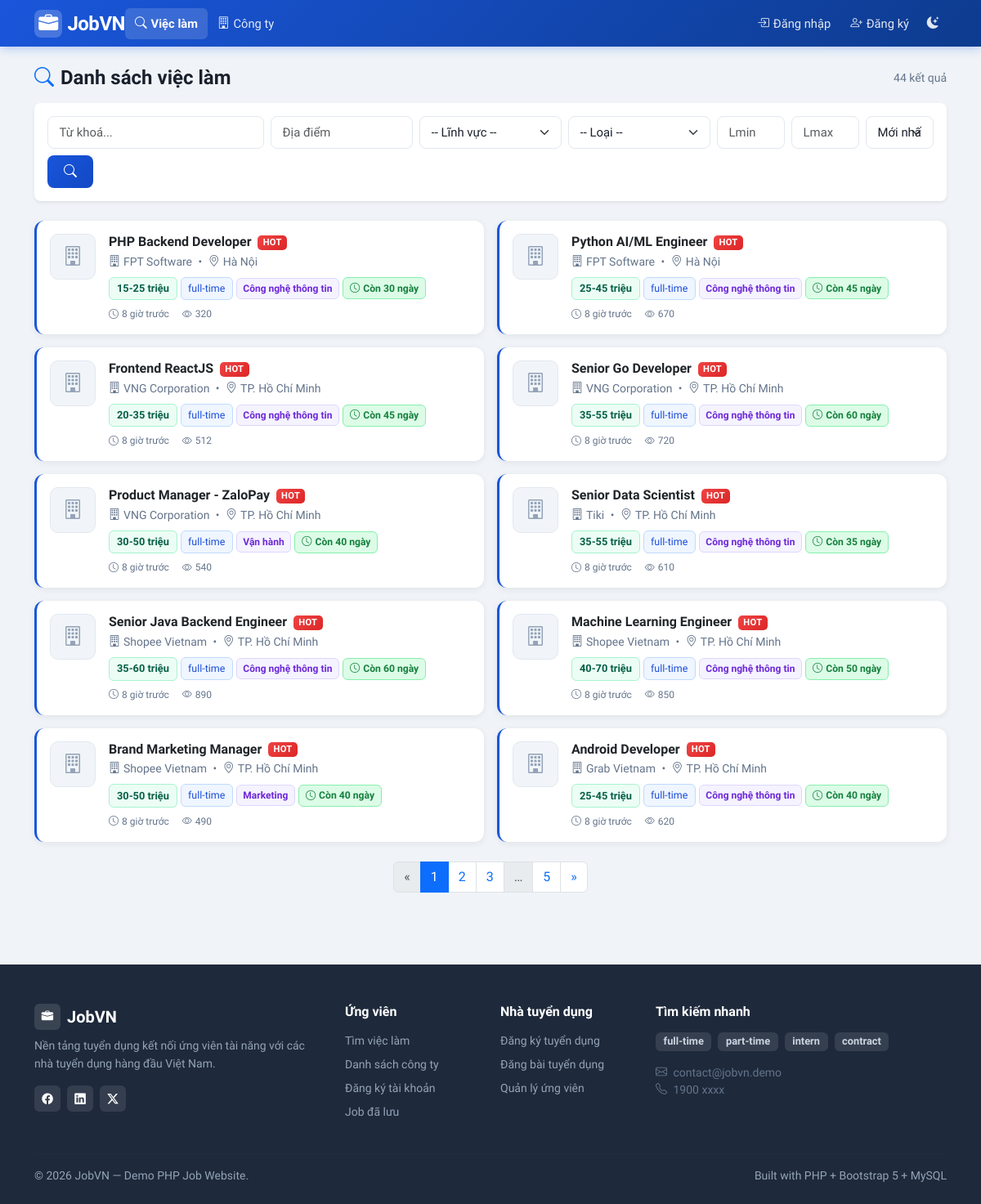
The page /index.php?page=jobs on the database its author committed.
### tables this page shows
CREATE TABLE jobs (
    id INT AUTO_INCREMENT PRIMARY KEY,
    company_id INT NOT NULL,
    employer_id INT NOT NULL,                    
    title VARCHAR(200) NOT NULL,
    description TEXT NOT NULL,
    requirements TEXT NULL,
    location VARCHAR(200) NULL,
    salary_min INT NULL,                         
    salary_max INT NULL,                         
    job_type ENUM('full-time','part-time','intern','contract') NOT NULL DEFAULT 'full-time',
    is_active TINYINT(1) NOT NULL DEFAULT 1,
    is_hot TINYINT(1) NOT NULL DEFAULT 0,        
    views INT NOT NULL DEFAULT 0,                
    expired_at DATETIME NULL,                    
    category VARCHAR(50) NOT NULL DEFAULT 'Công nghệ thông tin',   
    created_at DATETIME NOT NULL DEFAULT CURRENT_TIMESTAMP,
    FOREIGN KEY (company_id) REFERENCES companies(id) ON DELETE CASCADE,
    FOREIGN KEY (employer_id) REFERENCES users(id) ON DELETE CASCADE
);

CREATE TABLE companies (
    id INT AUTO_INCREMENT PRIMARY KEY,
    owner_id INT NOT NULL,                       
    name VARCHAR(200) NOT NULL,
    description TEXT NULL,
    location VARCHAR(200) NULL,
    website VARCHAR(200) NULL,
    logo VARCHAR(255) NULL,                      
    created_at DATETIME NOT NULL DEFAULT CURRENT_TIMESTAMP,
    UNIQUE KEY uq_company_owner (owner_id),      
    FOREIGN KEY (owner_id) REFERENCES users(id) ON DELETE CASCADE
);

### public/index.php (called while the page is built, shortened)
<?php
require_once __DIR__ . '/../src/db.php';
require_once __DIR__ . '/../src/helpers.php';
$routes = [
    'home'                    => 'home.php',
    'login'                   => 'login.php',
    'register'                => 'register.php',
    'logout'                  => 'logout.php',
    'jobs'                    => 'jobs.php',
    'job_detail'              => 'job_detail.php',
    'companies'               => 'companies.php',
    'company_detail'          => 'company_detail.php',
    'download_cv'             => 'download_cv.php',
    'user/apply'              => 'user/apply.php',
    'user/my_applications'    => 'user/my_applications.php',
    'user/notifications'      => 'user/notifications.php',
    'user/profile'            => 'user/profile.php',
    'user/saved_jobs'         => 'user/saved_jobs.php',
    'user/become_employer'    => 'user/become_employer.php',
    'employer/dashboard'      => 'employer/dashboard.php',
    'employer/jobs'           => 'employer/jobs.php',
    'employer/job_form'       => 'employer/job_form.php',
    'employer/job_delete'     => 'employer/job_delete.php',
    'employer/applications'   => 'employer/applications.php',
    'employer/company'        => 'employer/company.php',
    'admin/dashboard'         => 'admin/dashboard.php',
    'admin/users'             => 'admin/users.php',
    'admin/user_delete'       => 'admin/user_delete.php',
    'admin/jobs'              => 'admin/jobs.php',
    'admin/job_delete'        => 'admin/job_delete.php',
    'admin/companies'             => 'admin/companies.php',
    'admin/applications'          => 'admin/applications.php',
    'admin/employer_requests'     => 'admin/employer_requests.php',
];
$page = $_GET['page'] ?? 'home';
$file = __DIR__ . '/../src/pages/' . $routes[$page];
require $file;

### src/db.php (called while the page is built, shortened)
<?php
function db(): PDO
{
    static $pdo = null;
    if ($pdo === null) {
        $dsn = 'mysql:host=' . DB_HOST . ';port=' . DB_PORT . ';dbname=' . DB_NAME . ';charset=utf8mb4';
        $attempts = 0;
        while (true) {
            try {
                $pdo = new PDO($dsn, DB_USER, DB_PASS, [
                    PDO::ATTR_ERRMODE              => PDO::ERRMODE_EXCEPTION,
                    PDO::ATTR_DEFAULT_FETCH_MODE   => PDO::FETCH_ASSOC,
                    PDO::ATTR_EMULATE_PREPARES     => false,
                    PDO::MYSQL_ATTR_INIT_COMMAND   => "SET NAMES utf8mb4 COLLATE utf8mb4_unicode_ci",
                ]);
                break;
            } catch (PDOException $e) {
                $attempts++;
                if ($attempts >= 10) {
                    die('Không kết nối được MySQL: ' . $e->getMessage());
                }
                sleep(1);
            }
        }
    }
    return $pdo;
}

### src/pages/jobs.php (the view, shortened to what this page needs)
<?php
$q        = trim($_GET['q'] ?? '');
$location = trim($_GET['location'] ?? '');
$jobType  = $_GET['job_type'] ?? '';
$category = $_GET['category'] ?? '';
$salMin   = (int)($_GET['salary_min'] ?? 0);
$salMax   = (int)($_GET['salary_max'] ?? 0);
$sort     = $_GET['sort'] ?? 'newest';
$page     = max(1, (int)($_GET['p'] ?? 1));
$perPage  = 10;
$sql    = "SELECT j.*, c.name AS company_name, c.logo AS company_logo
           FROM jobs j JOIN companies c ON c.id = j.company_id
           WHERE j.is_active = 1";
$params = [];
$countSql  = str_replace('SELECT j.*, c.name AS company_name, c.logo AS company_logo', 'SELECT COUNT(*)', $sql);
$countStmt = db()->prepare($countSql);
$countStmt->execute($params);
$total = (int)$countStmt->fetchColumn();
$orderBy = match($sort) {
    'salary_desc' => 'j.salary_max DESC, j.salary_min DESC',
    'views_desc'  => 'j.views DESC',
    default       => 'j.is_hot DESC, j.created_at DESC',
};
$sql .= " ORDER BY $orderBy LIMIT $perPage OFFSET " . (($page - 1) * $perPage);
$stmt = db()->prepare($sql);
$stmt->execute($params);
$jobs = $stmt->fetchAll();
$baseParams = array_filter(
    compact('q', 'location', 'jobType', 'category', 'salMin', 'salMax', 'sort'),
    fn($v) => $v !== '' && $v !== 0 && $v !== 'newest'
);
$baseUrl    = BASE_URL . '?' . http_build_query(array_merge(['page' => 'jobs'], $baseParams));
require __DIR__ . '/../layout/header.php';
?>
<div class="d-flex justify-content-between align-items-center mb-3">
    <h4 class="fw-700 mb-0"><i class="bi bi-search me-2 text-primary"></i>Danh sách việc làm</h4>
    <span class="text-muted small"><?= $total ?> kết quả</span>
</div>
<div class="card border-0 shadow-sm rounded-3 mb-4">
    <div class="card-body p-3">
        <form method="get">
            <div class="row g-2">
                <div class="col-md-3">
                    <input name="q" value="<?= e($q) ?>" class="form-control" placeholder="Từ khoá...">
                </div>
                <div class="col-md-2">
                    <input name="location" value="<?= e($location) ?>" class="form-control" placeholder="Địa điểm">
                </div>
                <div class="col-md-2">
                    <select name="category" class="form-select">
                        <option value="">-- Lĩnh vực --</option>
                    </select>
                </div>
                <div class="col-md-2">
                    <select name="job_type" class="form-select">
                        <option value="">-- Loại --</option>
                    </select>
                </div>
                <div class="col-md-1">
                    <input type="number" name="salary_min" value="<?= $salMin ?: '' ?>"
                           class="form-control" placeholder="Lmin" min="0" title="Lương tối thiểu (tr/tháng)">
                </div>
                <div class="col-md-1">
                    <input type="number" name="salary_max" value="<?= $salMax ?: '' ?>"
                           class="form-control" placeholder="Lmax" min="0" title="Lương tối đa (tr/tháng)">
                </div>
                <div class="col-md-1">
                    <select name="sort" class="form-select">
                        <option value="newest" <?= $sort === 'newest' ? 'selected' : '' ?>>Mới nhất</option>
                    </select>
                </div>
                <div class="col-auto d-flex gap-1">
                    <button class="btn btn-primary">
                        <i class="bi bi-search"></i>
                    </button>
                </div>
            </div>
        </form>
    </div>
</div>
<div class="row g-3 mb-4">
<?php foreach ($jobs as $j): ?>
    <div class="col-md-6">
        <div class="card job-card h-100 position-relative <?= $j['is_hot'] ? 'hot' : '' ?>">
            <div class="card-body p-3">
                <div class="d-flex align-items-start gap-3">
                    <?php if ($j['company_logo']): ?>
                        <img src="/uploads/logos/<?= e($j['company_logo']) ?>"
                             alt="<?= e($j['company_name']) ?>"
                             class="company-logo flex-shrink-0">
                    <?php else: ?>
                        <div class="company-logo-placeholder flex-shrink-0">
                            <i class="bi bi-building"></i>
                        </div>
                    <?php endif; ?>
                    <div class="flex-grow-1 min-w-0">
                        <div class="d-flex justify-content-between align-items-start">
                            <h6 class="fw-600 mb-1 me-2">
                                <a href="<?= e(url('job_detail', ['id' => $j['id']])) ?>"
                                   class="text-decoration-none text-dark stretched-link">
                                    <?= e($j['title']) ?>
                                </a>
                                <?php if ($j['is_hot']): ?>
                                    <span class="badge-hot ms-1">HOT</span>
                                <?php endif; ?>
                            </h6>
                        </div>
                        <div class="text-muted small mb-2">
                            <i class="bi bi-building me-1"></i><?= e($j['company_name']) ?>
                            <span class="mx-1">•</span>
                            <i class="bi bi-geo-alt me-1"></i><?= e($j['location']) ?>
                        </div>
                        <div class="d-flex flex-wrap gap-1 align-items-center">
                            <span class="badge-salary"><?= e(format_salary($j['salary_min'], $j['salary_max'])) ?></span>
                            <span class="badge-type"><?= e($j['job_type']) ?></span>
                            <?php if (!empty($j['category'])): ?>
                                <span class="badge-category"><?= e($j['category']) ?></span>
                            <?php endif; ?>
                            <?= deadline_badge($j['expired_at'] ?? null) ?>
                        </div>
                        <div class="text-muted mt-2 d-flex gap-3" style="font-size:0.75rem">
                            <span><i class="bi bi-clock me-1"></i><?= time_ago($j['created_at']) ?></span>
                            <span><i class="bi bi-eye me-1"></i><?= format_views($j['views']) ?></span>
                        </div>
                    </div>
                </div>
            </div>
        </div>
    </div>
<?php endforeach; ?>
</div>
<?= render_pagination($total, $perPage, $page, $baseUrl) ?>
<?php require __DIR__ . '/../layout/footer.php';

### src/helpers.php (shortened to what this page needs)
<?php
function e($v): string
{
    return htmlspecialchars((string)$v, ENT_QUOTES, 'UTF-8');
}
function url(string $page, array $params = []): string
{
    $params = array_merge(['page' => $page], $params);
    return BASE_URL . '?' . http_build_query($params);
}
function format_salary(?int $min, ?int $max): string
{
    if ($min && $max) return $min . '-' . $max . ' triệu';
    return 'Đến ' . $max . ' triệu';
}
function render_pagination(int $total, int $perPage, int $currentPage, string $baseUrl): string
{
    $totalPages = (int)ceil($total / $perPage);
    $currentPage = max(1, min($currentPage, $totalPages));
    $pageUrl = function(int $p) use ($baseUrl): string {
        $url = preg_replace('/([&?])p=\d+/', '$1', $baseUrl);
        $sep = (strpos($url, '?') === false) ? '?' : '&';
        return $url . $sep . 'p=' . $p;
    };
    $html = '<nav aria-label="Phân trang"><ul class="pagination justify-content-center flex-wrap">';
    if ($currentPage > 1) {
        $html .= '<li class="page-item"><a class="page-link" href="' . e($pageUrl($currentPage - 1)) . '">&laquo;</a></li>';
    } else {
        $html .= '<li class="page-item disabled"><span class="page-link">&laquo;</span></li>';
    }
    $range = 2;
    for ($i = 1; $i <= $totalPages; $i++) {
        $showPage = ($i === 1 || $i === $totalPages || abs($i - $currentPage) <= $range);
        if (!$showPage) {
            if ($i === $currentPage - $range - 1 || $i === $currentPage + $range + 1) {
                $html .= '<li class="page-item disabled"><span class="page-link">…</span></li>';
            }
            continue;
        }
        if ($i === $currentPage) {
            $html .= '<li class="page-item active"><span class="page-link">' . $i . '</span></li>';
        } else {
            $html .= '<li class="page-item"><a class="page-link" href="' . e($pageUrl($i)) . '">' . $i . '</a></li>';
        }
    }
    if ($currentPage < $totalPages) {
        $html .= '<li class="page-item"><a class="page-link" href="' . e($pageUrl($currentPage + 1)) . '">&raquo;</a></li>';
    } else {
        $html .= '<li class="page-item disabled"><span class="page-link">&raquo;</span></li>';
    }
    $html .= '</ul></nav>';
    return $html;
}
function time_ago(string $datetime): string
{
    $diff = time() - strtotime($datetime);
    if ($diff < 86400)     return (int)($diff / 3600) . ' giờ trước';
    return date('d/m/Y', strtotime($datetime));
}
function deadline_badge(?string $expiredAt): string
{
    $diff = (int)ceil((strtotime($expiredAt) - time()) / 86400);
    return '<span class="badge-deadline normal"><i class="bi bi-clock me-1"></i>Còn ' . $diff . ' ngày</span>';
}
function format_views(int $views): string
{
    return (string)$views;
}

### rows shown on the page
jobs: title "PHP Backend Developer", is_hot "HOT", company.name "FPT Software", location "Hà Nội", format_salary($j['salary_min'], $j['salary_max']) "15-25 triệu", job_type "full-time", category "Công nghệ thông tin", expired_at "30", created_at "8 giờ trước", views "320"
jobs: title "Python AI/ML Engineer", is_hot "HOT", company.name "FPT Software", location "Hà Nội", format_salary($j['salary_min'], $j['salary_max']) "25-45 triệu", job_type "full-time", category "Công nghệ thông tin", expired_at "45", created_at "8 giờ trước", views "670"
jobs: title "Frontend ReactJS", is_hot "HOT", company.name "VNG Corporation", location "TP. Hồ Chí Minh", format_salary($j['salary_min'], $j['salary_max']) "20-35 triệu", job_type "full-time", category "Công nghệ thông tin", expired_at "45", created_at "8 giờ trước", views "512"
jobs: title "Senior Go Developer", is_hot "HOT", company.name "VNG Corporation", location "TP. Hồ Chí Minh", format_salary($j['salary_min'], $j['salary_max']) "35-55 triệu", job_type "full-time", category "Công nghệ thông tin", expired_at "60", created_at "8 giờ trước", views "720"
jobs: title "Product Manager - ZaloPay", is_hot "HOT", company.name "VNG Corporation", location "TP. Hồ Chí Minh", format_salary($j['salary_min'], $j['salary_max']) "30-50 triệu", job_type "full-time", category "Vận hành", expired_at "40", created_at "8 giờ trước", views "540"
jobs: title "Senior Data Scientist", is_hot "HOT", company.name "Tiki", location "TP. Hồ Chí Minh", format_salary($j['salary_min'], $j['salary_max']) "35-55 triệu", job_type "full-time", category "Công nghệ thông tin", expired_at "35", created_at "8 giờ trước", views "610"
jobs: title "Senior Java Backend Engineer", is_hot "HOT", company.name "Shopee Vietnam", location "TP. Hồ Chí Minh", format_salary($j['salary_min'], $j['salary_max']) "35-60 triệu", job_type "full-time", category "Công nghệ thông tin", expired_at "60", created_at "8 giờ trước", views "890"
jobs: title "Machine Learning Engineer", is_hot "HOT", company.name "Shopee Vietnam", location "TP. Hồ Chí Minh", format_salary($j['salary_min'], $j['salary_max']) "40-70 triệu", job_type "full-time", category "Công nghệ thông tin", expired_at "50", created_at "8 giờ trước", views "850"
jobs: title "Brand Marketing Manager", is_hot "HOT", company.name "Shopee Vietnam", location "TP. Hồ Chí Minh", format_salary($j['salary_min'], $j['salary_max']) "30-50 triệu", job_type "full-time", category "Marketing", expired_at "40", created_at "8 giờ trước", views "490"
jobs: title "Android Developer", is_hot "HOT", company.name "Grab Vietnam", location "TP. Hồ Chí Minh", format_salary($j['salary_min'], $j['salary_max']) "25-45 triệu", job_type "full-time", category "Công nghệ thông tin", expired_at "40", created_at "8 giờ trước", views "620"

### other values the page prints
$total "44"
$t "full-time"
$t "part-time"
$t "intern"
$t "contract"
